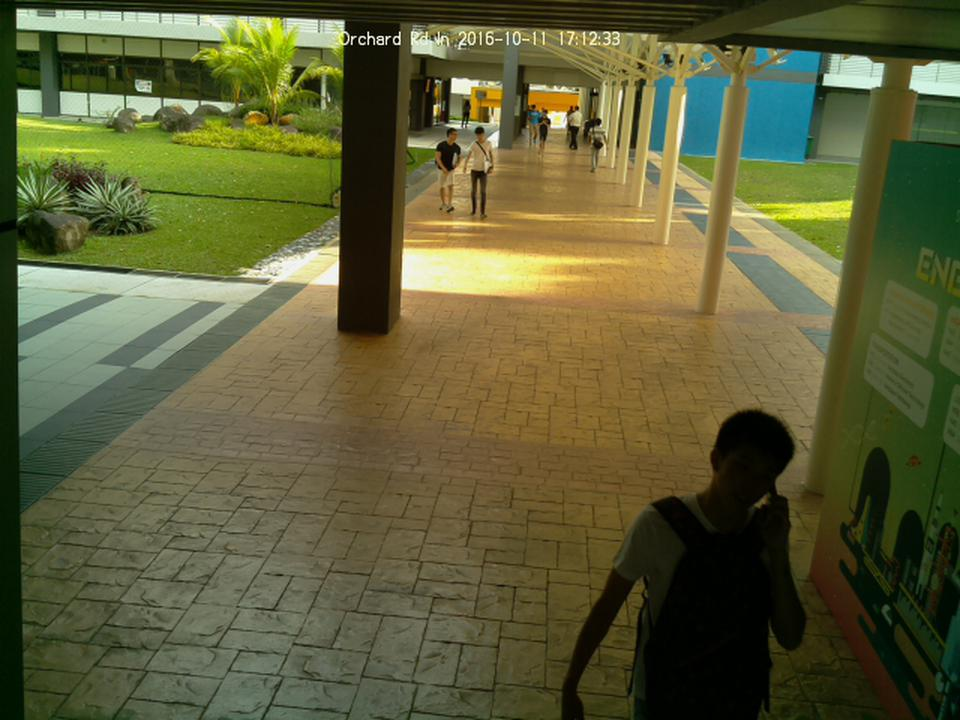
#> input picture kiosk/pictures/0002_20161011_171235_88496600.jpg, 960 x 720 px
$ python panorama2.py --query-image ../kiosk/pictures/0002_20161011_171235_88496600.jpg --train-image ../kiosk/pictures/0003_20161010_175613_75862900.jpg   (Python 2 division)   (older library calls are emulated)
#> lines starting #> are read from the running program, lines starting #| are printed output that depends on the picture
import sys
import argparse

import cv2
import numpy as np


def argument_parser():
    parser = argparse.ArgumentParser(description='Stitch two images together')
    parser.add_argument("--query-image", dest="query_image", required=True,
                        help="First image that needs to be stitched")
    parser.add_argument("--train-image", dest="train_image", required=True,
                        help="Second image that needs to be stitched")
    parser.add_argument("--min-match-count", dest="min_match_count", type=int,
                        required=False, default=10, help="Minimum number of matches required")
    return parser


# Warp img2 to img1 using the homography matrix H
def warpImages(img1, img2, H):
    rows1, cols1 = img1.shape[:2]
    rows2, cols2 = img2.shape[:2]

    list_of_points_1 = np.float32([[0, 0], [0, rows1], [cols1, rows1], [cols1, 0]]).reshape(-1, 1, 2)
    temp_points = np.float32([[0, 0], [0, rows2], [cols2, rows2], [cols2, 0]]).reshape(-1, 1, 2)
    list_of_points_2 = cv2.perspectiveTransform(temp_points, H)
    list_of_points = np.concatenate((list_of_points_1, list_of_points_2), axis=0)

    [x_min, y_min] = np.int32(list_of_points.min(axis=0).ravel() - 0.5)
    [x_max, y_max] = np.int32(list_of_points.max(axis=0).ravel() + 0.5)
    translation_dist = [-x_min, -y_min]
    H_translation = np.array([[1, 0, translation_dist[0]], [0, 1, translation_dist[1]], [0, 0, 1]])

    output_img = cv2.warpPerspective(img2, H_translation.dot(H), (x_max - x_min, y_max - y_min))
    output_img[translation_dist[1]:rows1 + translation_dist[1], translation_dist[0]:cols1 + translation_dist[0]] = img1

    return output_img


if __name__ == '__main__':
    args = argument_parser().parse_args()
    img1 = cv2.imread(args.query_image, 0)
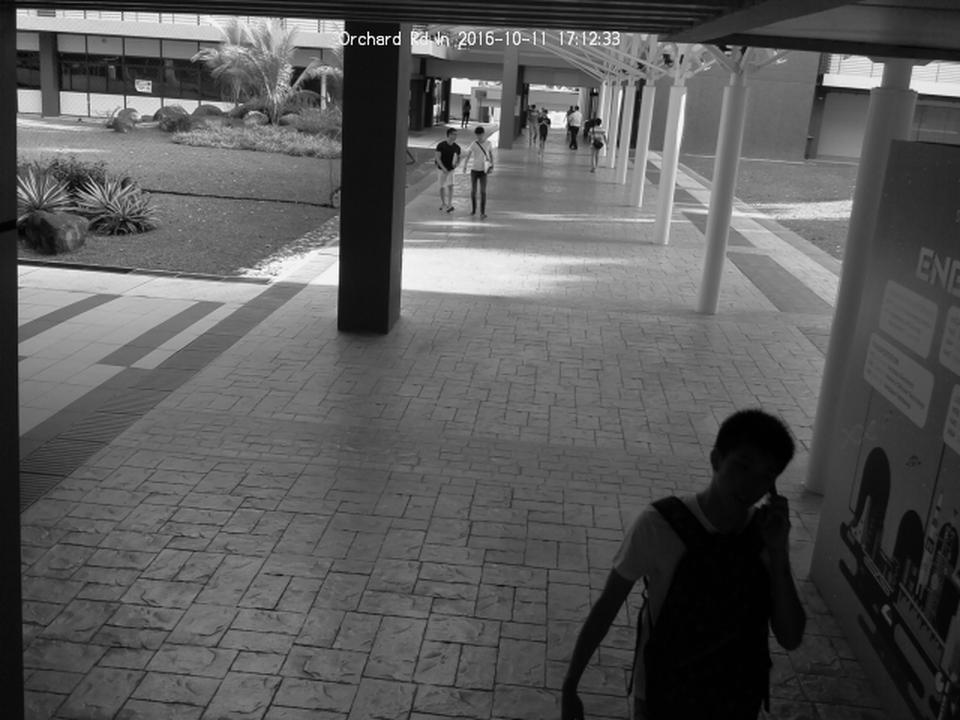
#> img1: shape (720, 960); min 0, max 255, mean 89.7
    img2 = cv2.imread(args.train_image, 0)
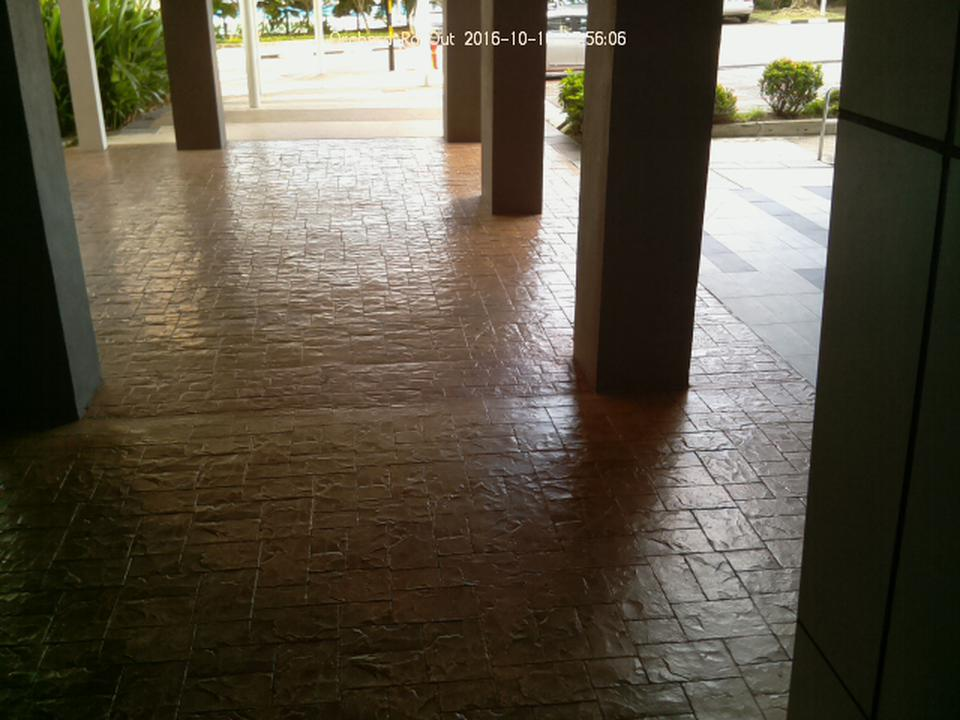
#> input picture kiosk/pictures/0003_20161010_175613_75862900.jpg, 960 x 720 px
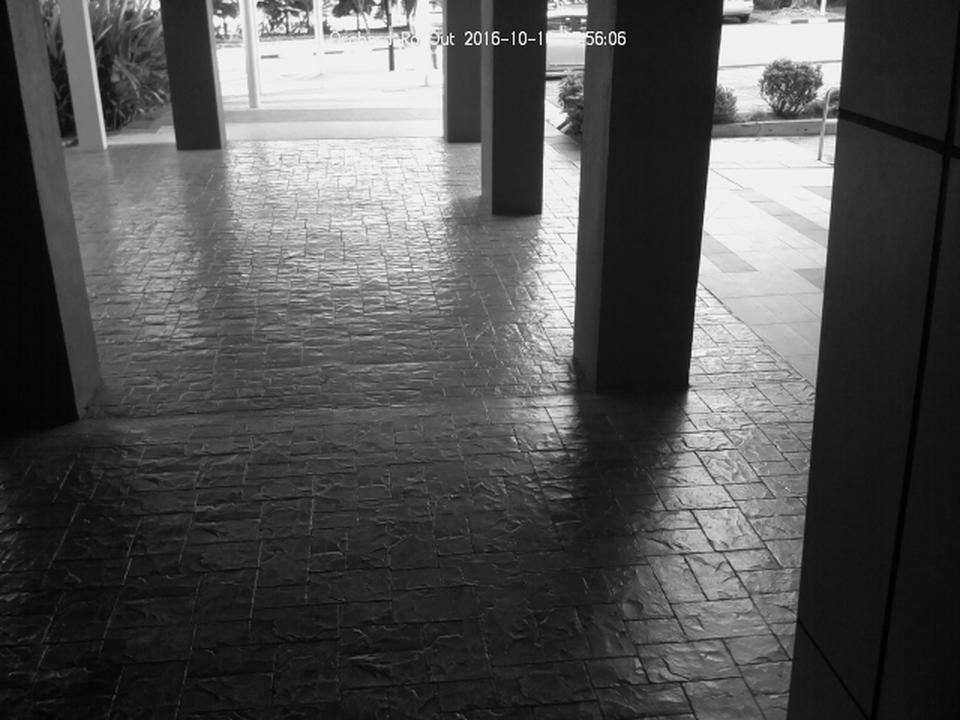
#> img2: shape (720, 960); min 0, max 255, mean 81.9
    min_match_count = args.min_match_count

    cv2.imshow('Query image', img1)
    cv2.imshow('Train image', img2)

    # Initialize the SIFT detector
    sift = cv2.SIFT()

    # Extract the keypoints and descriptors
    keypoints1, descriptors1 = sift.detectAndCompute(img1, None)
#> keypoints1 = 2767 keypoints; strongest (x, y, size): (380, 42, 1.8), (387, 38, 2), (352, 38, 2), (399, 43, 2)
    keypoints2, descriptors2 = sift.detectAndCompute(img2, None)
#> keypoints2 = 3493 keypoints; strongest (x, y, size): (621, 40, 2.6), (495, 40, 2.6), (540, 33, 1.9), (513, 33, 2.1)

    # Initialize parameters for Flann based matcher
    FLANN_INDEX_KDTREE = 0
    index_params = dict(algorithm=FLANN_INDEX_KDTREE, trees=5)
    search_params = dict(checks=50)

    # Initialize the Flann based matcher object
    flann = cv2.FlannBasedMatcher(index_params, search_params)

    # Compute the matches
    matches = flann.knnMatch(descriptors1, descriptors2, k=2)
#> matches = 2767 matches

    # Store all the good matches as per Lowe's ratio test
    good_matches = []
    for m1, m2 in matches:
        if m1.distance < 0.7 * m2.distance:
            good_matches.append(m1)
#> after the loop, good_matches = 25 matches

    if len(good_matches) > min_match_count:
        src_pts = np.float32([keypoints1[good_match.queryIdx].pt for good_match in good_matches]).reshape(-1, 1, 2)
#> src_pts = 25 rows, first 8: [18.97, 301.3], [19.39, 258.4], [23.21, 471.9], [23.21, 471.9], [28.89, 668.1], [28.89, 668.1], [85.38, 94.12], [163.2, 14.67]
        dst_pts = np.float32([keypoints2[good_match.trainIdx].pt for good_match in good_matches]).reshape(-1, 1, 2)
#> dst_pts = 25 rows, first 8: [710.4, 166], [547.6, 73.52], [358, 24.54], [358, 24.54], [358, 24.54], [358, 24.54], [726.6, 30.58], [839.8, 64.62]

        M, mask = cv2.findHomography(src_pts, dst_pts, cv2.RANSAC, 5.0)
#> M = [[-0.311, -0.0178, 323.1], [-0.0436, 0.23, 25.76], [-0.00129, -0.00065, 1]]; mask = 25 values, max 1 at index 8, min 0 at index 0, mean 0.44
        result = warpImages(img2, img1, M)
#> in warpImages, `list_of_points_2 = cv2.perspectiveTransform(temp_points, H)`: list_of_points_2 = [[323.1, 25.76], [582.9, 358.9], [-16.95, -211.9], [-104.6, 68.05]]
#> in warpImages, `list_of_points = np.concatenate((list_of_points_1, list_of_points_2), ..`: list_of_points = [[0, 0], [0, 720], [960, 720], [960, 0], [323.1, 25.76], [582.9, 358.9], [-16.95, -211.9], [-104.6, 68.05]]
#> in warpImages, `[x_min, y_min] = np.int32(list_of_points.min(axis=0).ravel() - 0.5)`: x_min = -105; y_min = -212
#> in warpImages, `[x_max, y_max] = np.int32(list_of_points.max(axis=0).ravel() + 0.5)`: x_max = 960; y_max = 720
#> in warpImages, `translation_dist = [-x_min, -y_min]`: translation_dist = [105, 212]
#> in warpImages, `H_translation = np.array([[1, 0, translation_dist[0]], [0, 1, translat..`: H_translation = [[1, 0, 105], [0, 1, 212], [0, 0, 1]]
#> in warpImages, `output_img = cv2.warpPerspective(img2, H_translation.dot(H), (x_max - ..`:
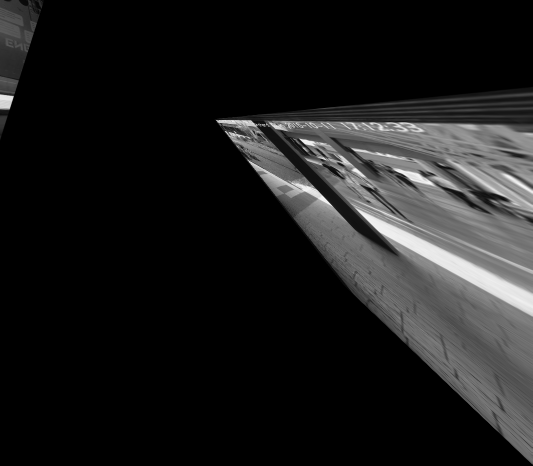
#> output_img: shape (932, 1065) (shown at 1/2 size); min 0, max 255, mean 28.5
#> in warpImages, `output_img[translation_dist[1]:rows1 + translation_dist[1], translatio..`:
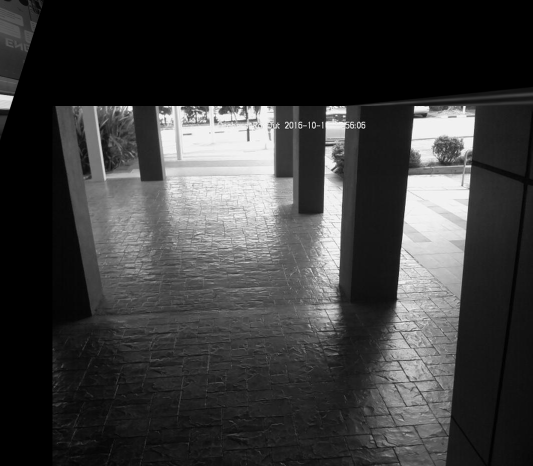
#> output_img: shape (932, 1065) (shown at 1/2 size); min 0, max 255, mean 58.1
        cv2.imshow('Stitched output', result)

        cv2.waitKey()

    else:
        print "We don't have enough number of matches between the two images."
        print "Found only %d matches. We need at least %d matches." % (len(good_matches), min_match_count)
